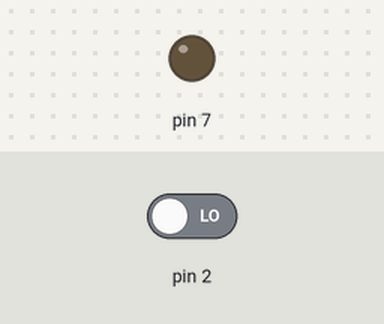
Bench run of a sketch on a simulated Arduino Uno, built with avr-gcc and run on an emulated ATmega328P. Shown: output pins drawn as LEDs (lit = HIGH). The inputs (shaded band) are chosen by the test bench; at power-on: pin 2 LOW.

Above: at 1.2 s.
1.3 s: pin 2 driven HIGH
At 1.8 s:
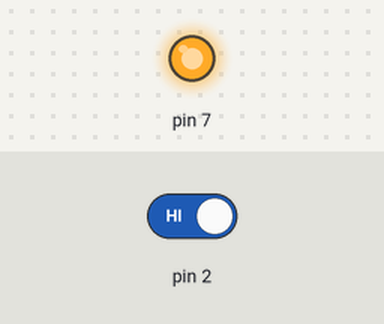
4.3 s: pin 2 driven LOW
At 6.0 s:
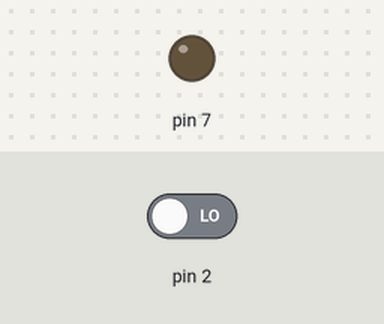
Timing chart, 0 to 7.5 s (numbered marks = the images above; inputs shaded):
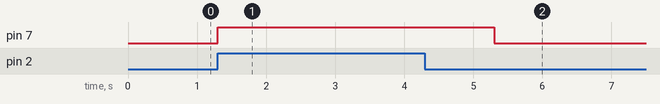

The sketch:

sketch_jan02a.ino
```cpp
#include <Adafruit_SSD1331.h>
void setup() {
  // put your setup code here, to run once:
pinMode(7, OUTPUT);
pinMode(2, INPUT);
}

void loop() {
  // put your main code here, to run repeatedly:
if(digitalRead(2)){

  digitalWrite(7,HIGH);
   delay(2000);
     digitalWrite(7,LOW);
  }


}
```

Measured:
- after the input at 1.3 s, pin 7: LOW → HIGH at once
- after the input at 4.3 s, pin 7: HIGH → LOW after 1.0 s
